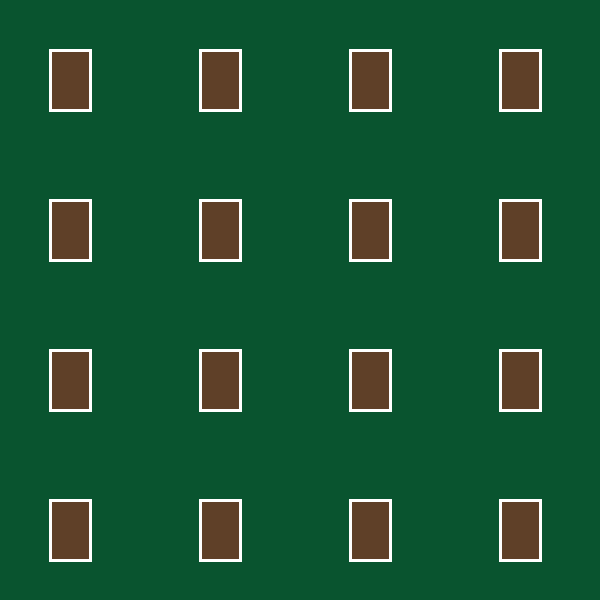
Frame 1 (no input)
Frame 60 (the mouse pressed at the canvas centre just before this capture): identical to frame 1, image omitted
Frame 120 (the mouse held since frame 60 and released just before this capture): identical to frame 1, image omitted

The Processing sketch that drew this single still picture (run headless with seeded random() and noise(); from frame 60 on, the mouse is pressed at the canvas centre):

// Processing sketch: processing_60944
// ── processing_60944.pde

    int nr = 4; // Anzahl
    float fpx = 50; // flapposition x
     float farbe = 40;

    void setup() {
      size(600, 600);
      smooth();
    }
    
    
    void draw() {
      background(9, 84, 47);
      for (int i=0; i< nr; i++) {
        for (int j=0; j< nr; j++) {
          window (i*(width/nr), j*(height/nr));
          
          fpx = 50; // flapposition x  
        //  float d = dist(i*(width/nr)+50+20, j*(height/nr)+50+30, mouseX, mouseY); 
           float d = dist(i*(width/nr)+70, j*(height/nr)+80, mouseX, mouseY); 
          println(mouseX+"  "+mouseY);
          if (d<40)
            
            fpx=90;// = nfpn;
          //farbe = farbe+random(255);
          flap (i*(width/nr), j*(height/nr));
        }
      }
    }
    void window (float x, float y)
    {
      pushMatrix();
      translate(x, y);
      stroke(255);
      strokeWeight(3);
      fill(182, 218, 234);
      rect(50, 50, 40, 60);
      noFill();
      stroke(255);
      strokeWeight(3);
      line(70, 51, 70, 109);
      line(51, 80, 89, 80);
      popMatrix();
    }
    void flap (float x, float y)
    {
      pushMatrix();
      translate(x, y);
      fill(95, 64, farbe);
      // rect(fpx, fpy, 40, 60);
      rect(fpx, 50, 40, 60); 
      popMatrix();
    }
